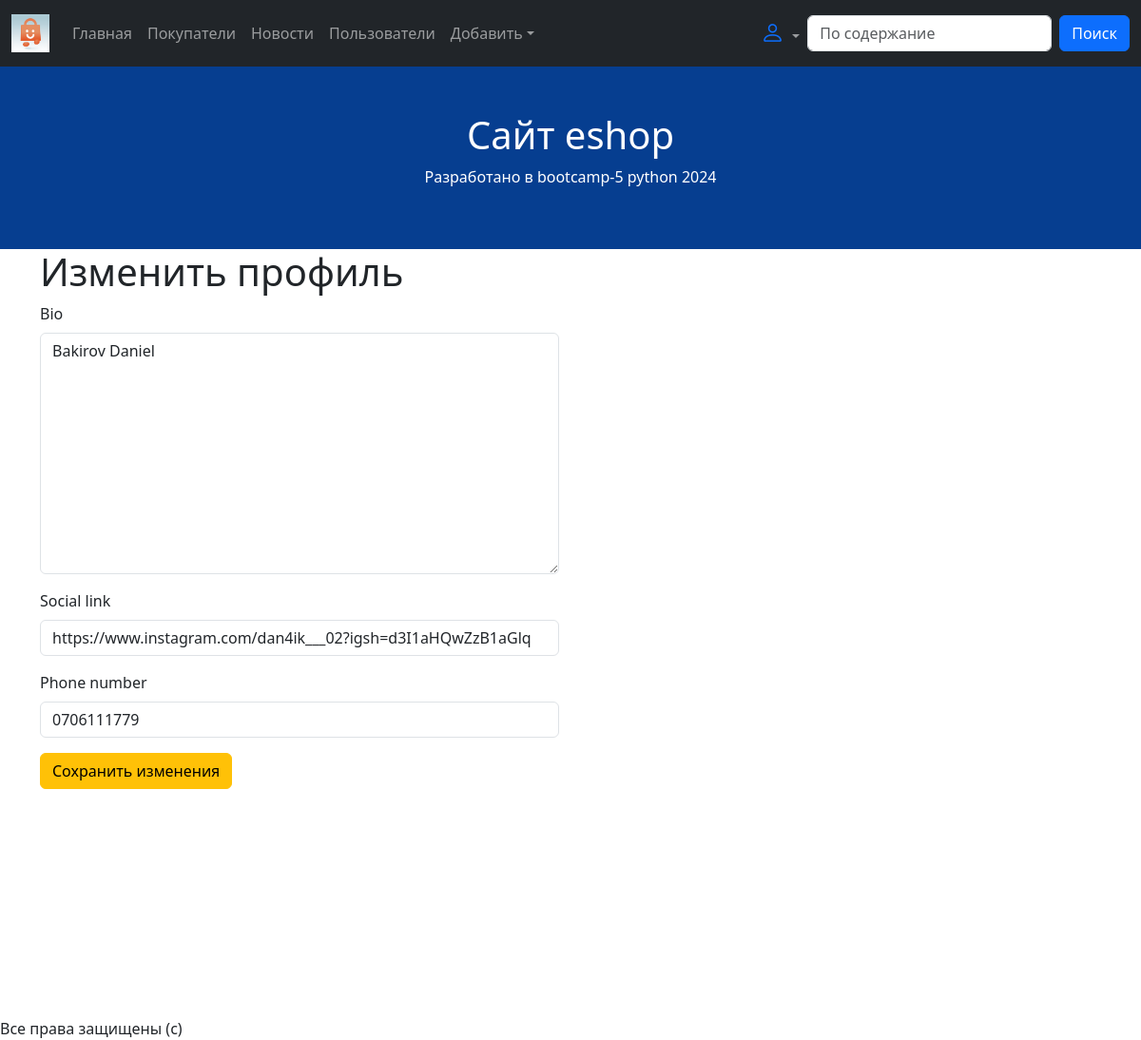
Page /profile-update/1/ on the committed database.
### core/models.py (models this page shows, shortened)
class Profile(models.Model):
    bio = models.TextField(null=True, blank=True)
    social_link = models.CharField(max_length=100)
    phone_number = models.CharField(max_length=100)
    user = models.OneToOneField(
        to=User,
        on_delete=models.SET_NULL,
        null=True, blank=True
    )
    photo = models.ImageField(
        verbose_name="фото",
        upload_to="profiles/",
        null=True, blank=True
    )

### core/views.py (the view, shortened to what this page needs)
# urls.py: path('profile-update/<int:id>/', profile_update, name='profile-update'),
def profile_update(request, id):
    context = {}
    profile_object = Profile.objects.get(id=id)
    context["form"] = ProfileForm(instance=profile_object)
    if request.method == "GET":
        return render(request, "profile/update.html", context)

### core/forms.py
class ProfileForm(forms.ModelForm):
    class Meta:
        model = Profile
        fields = [
            'bio',
            'social_link',
            'phone_number'
        ]

### core/templates/profile/update.html (shortened to what this page needs)
{% extends 'base.html' %}
{% load django_bootstrap5 %}
{% block content %}
    <h1>Изменить профиль</h1>
    <div class="row">
        <div class="col-lg-6">
            <form method="POST" enctype="multipart/form-data">
                {% bootstrap_form form %}
                <button class="btn btn-warning">Сохранить изменения</button>
            </form>
        </div>
    </div>
{% endblock %}

### rows in the picture
Profile: bio "Bakirov Daniel", social_link "https://www.instagram.com/dan4ik___02?igsh=d3I1aHQwZzB1aGlq", phone_number "0706111779"
